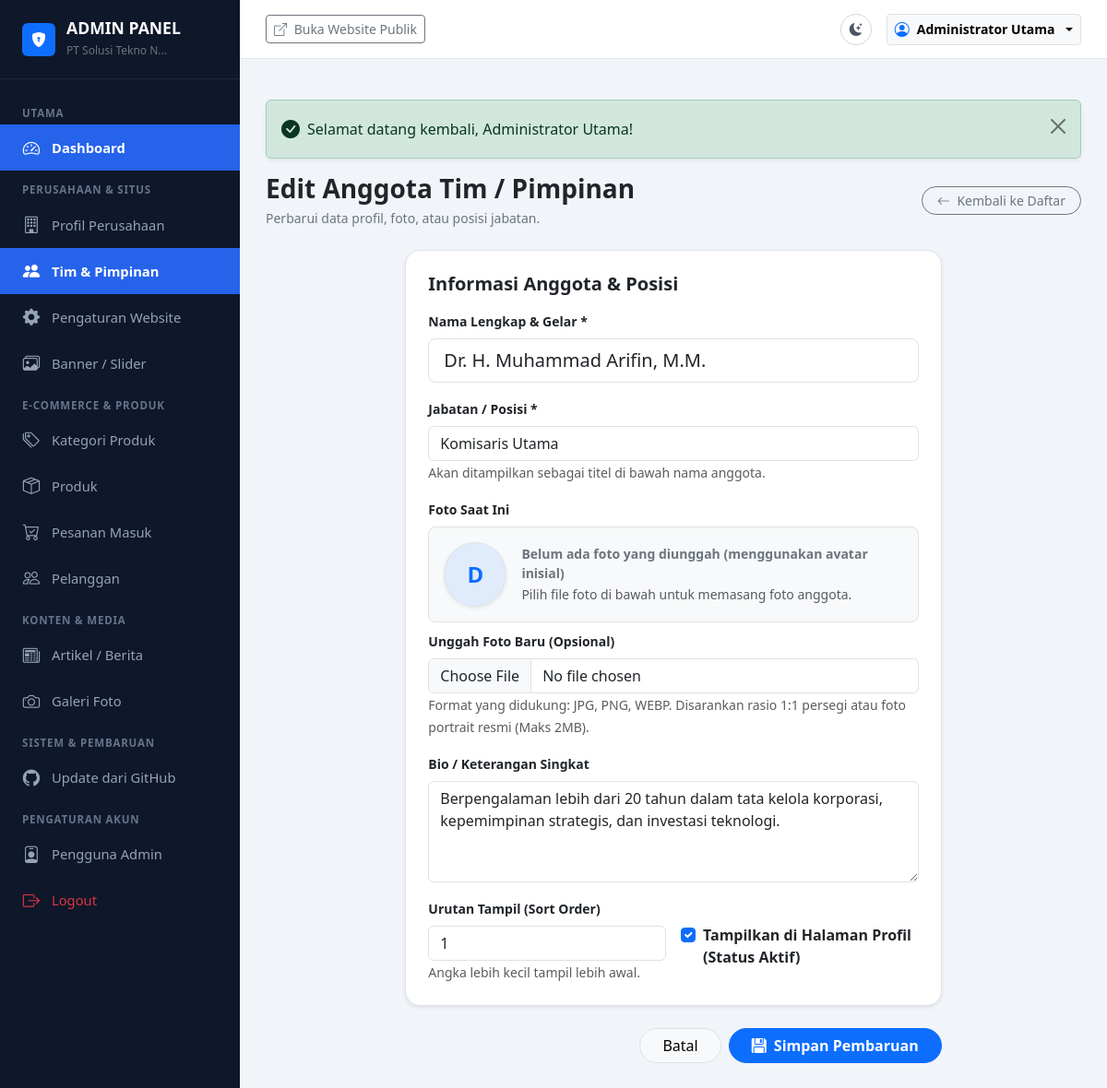
Page /admin/teams/edit/1 (signed in) on the committed database.
### tables this page shows
CREATE TABLE `teams` (
  `id` INT UNSIGNED AUTO_INCREMENT PRIMARY KEY,
  `name` VARCHAR(150) NOT NULL,
  `position` VARCHAR(150) NOT NULL,
  `photo` VARCHAR(255) NULL,
  `bio` TEXT NULL,
  `sort_order` INT NOT NULL DEFAULT 0,
  `is_active` TINYINT(1) NOT NULL DEFAULT 1,
  `created_at` DATETIME NOT NULL DEFAULT CURRENT_TIMESTAMP,
  `updated_at` DATETIME NOT NULL DEFAULT CURRENT_TIMESTAMP ON UPDATE CURRENT_TIMESTAMP,
  INDEX `idx_team_order` (`sort_order`),
  INDEX `idx_team_active` (`is_active`)
);

### app/controllers/admin/AdminBaseController.php (called while the page is built, shortened)
<?php
class AdminBaseController extends BaseController
{
    protected ?array $currentUser = null;
    public function __construct()
    {
        $this->currentUser = AuthHelper::user();
    }
    public function renderAdminView(string $viewPath, array $data = []): void
    {
        $data['currentUser'] = $this->currentUser;
        $this->renderView($viewPath, $data, 'layouts/admin');
    }
}

### app/controllers/admin/TeamController.php (called while the page is built, shortened)
<?php
class TeamController extends AdminBaseController
{
    public function edit(string|int $id): void
    {
        $team = Team::findById((int) $id);
        $this->renderAdminView('admin/teams/edit', [
            'title' => 'Edit Anggota: ' . $team['name'],
            'team' => $team,
        ]);
    }
}

### public/index.php (called while the page is built, shortened)
<?php
spl_autoload_register(function (string $class) {
    $prefixes = [
        'App\\' => dirname(__DIR__) . '/app/',
        'Routes\\' => dirname(__DIR__) . '/routes/',
    ];
    foreach ($prefixes as $prefix => $baseDir) {
        $len = strlen($prefix);
        if (strncmp($prefix, $class, $len) !== 0) {
            continue;
        }
        $relativeClass = substr($class, $len);
        $file = $baseDir . str_replace('\\', '/', $relativeClass) . '.php';
        if (file_exists($file)) {
            return;
        }
        $parts = explode('\\', $relativeClass);
        $className = array_pop($parts);
        $subDir = !empty($parts) ? strtolower(implode('/', $parts)) . '/' : '';
        $fileLowerDir = $baseDir . $subDir . $className . '.php';
        if (file_exists($fileLowerDir)) {
            return;
        }
    }
});
require_once dirname(__DIR__) . '/app/helpers/Env.php';
require_once dirname(__DIR__) . '/app/helpers/Sanitizer.php';
require_once dirname(__DIR__) . '/app/helpers/UrlHelper.php';
require_once dirname(__DIR__) . '/app/helpers/functions.php';
$config = require dirname(__DIR__) . '/config/config.php';
\Routes\Router::dispatch();

### app/helpers/Env.php (called while the page is built, shortened)
<?php
class Env
{
    public static function get(string $key, mixed $default = null): mixed
    {
        if (isset($_ENV[$key])) {
            return $_ENV[$key];
        }
        return $default;
    }
}

### config/config.php (called while the page is built, shortened)
<?php
return [
    'app' => [
        'name' => Env::get('APP_NAME', 'Solusi Tekno Nusantara'),
        'version' => '1.0.0',
        'env' => Env::get('APP_ENV', 'production'),
        'debug' => (bool) Env::get('APP_DEBUG', false),
        'url' => rtrim((string) Env::get('APP_URL', 'http://localhost:8000'), '/'),
        'timezone' => 'Asia/Jakarta',
        'locale' => 'id_ID',
        'currency' => 'Rp',
    ],
    'paths' => [
        'root' => dirname(__DIR__),
        'app' => dirname(__DIR__) . '/app',
        'public' => dirname(__DIR__) . '/public',
        'uploads' => dirname(__DIR__) . '/public/uploads',
        'storage' => dirname(__DIR__) . '/storage',
        'logs' => dirname(__DIR__) . '/storage/logs',
        'views' => dirname(__DIR__) . '/app/views',
    ],
    'upload' => [
        'max_size_mb' => (int) Env::get('MAX_UPLOAD_SIZE_MB', 5),
        'allowed_extensions' => explode(',', (string) Env::get('ALLOWED_EXTENSIONS', 'jpg,jpeg,png,webp')),
        'allowed_mimes' => [
            'image/jpeg',
            'image/png',
            'image/webp',
        ],
    ],
    'session' => [
        'lifetime' => 7200,
        'cookie_httponly' => true,
        'cookie_samesite' => 'Lax',
    ],
];

### app/helpers/UrlHelper.php (called while the page is built, shortened)
<?php
class UrlHelper
{
    private static ?string $baseUrl = null;
    public static function getBaseUrl(): string
    {
        if (self::$baseUrl === null) {
            $config = require dirname(__DIR__, 2) . '/config/config.php';
            $configuredUrl = rtrim((string) ($config['app']['url'] ?? ''), '/');
            if (!empty($_SERVER['HTTP_HOST'])) {
                if (!empty($configuredUrl) && !str_contains($configuredUrl, 'localhost')) {
                    self::$baseUrl = $configuredUrl;
                } else {
                    $protocol = (!empty($_SERVER['HTTPS']) && $_SERVER['HTTPS'] !== 'off')
                        || (isset($_SERVER['HTTP_X_FORWARDED_PROTO']) && $_SERVER['HTTP_X_FORWARDED_PROTO'] === 'https')
                        ? 'https' : 'http';
                    self::$baseUrl = "{$protocol}://{$_SERVER['HTTP_HOST']}";
                }
            } else {
                self::$baseUrl = !empty($configuredUrl) ? $configuredUrl : 'http://localhost:8000';
            }
        }
        return self::$baseUrl;
    }
    public static function base(string $path = ''): string
    {
        $base = self::getBaseUrl();
        $path = ltrim($path, '/');
        return $path === '' ? $base : "{$base}/{$path}";
    }
}

### app/models/Team.php (called while the page is built, shortened)
<?php
class Team extends BaseModel
{
    public static function ensureTableExists(): void
    {
        $sql = "CREATE TABLE IF NOT EXISTS `teams` (
            `id` INT UNSIGNED AUTO_INCREMENT PRIMARY KEY,
            `name` VARCHAR(150) NOT NULL,
            `position` VARCHAR(150) NOT NULL,
            `photo` VARCHAR(255) NULL,
            `bio` TEXT NULL,
            `sort_order` INT NOT NULL DEFAULT 0,
            `is_active` TINYINT(1) NOT NULL DEFAULT 1,
            `created_at` DATETIME NOT NULL DEFAULT CURRENT_TIMESTAMP,
            `updated_at` DATETIME NOT NULL DEFAULT CURRENT_TIMESTAMP ON UPDATE CURRENT_TIMESTAMP,
            INDEX `idx_team_order` (`sort_order`),
            INDEX `idx_team_active` (`is_active`)
        ) ENGINE=InnoDB DEFAULT CHARSET=utf8mb4 COLLATE=utf8mb4_unicode_ci;";
        self::query($sql);
        $count = (int) self::fetchColumn("SELECT COUNT(*) FROM `teams`");
    }
    public static function findById(int $id): ?array
    {
        self::ensureTableExists();
        return self::fetch('SELECT * FROM `teams` WHERE `id` = :id LIMIT 1', [':id' => $id]);
    }
}

### app/helpers/Database.php (called while the page is built, shortened)
<?php
class Database
{
    private static ?PDO $instance = null;
    public static function getConnection(): PDO
    {
        if (self::$instance === null) {
            $config = require dirname(__DIR__, 2) . '/config/database.php';
            $dbConfig = $config['connections'][$config['default']];
            $dsn = sprintf(
                '%s:host=%s;port=%d;dbname=%s;charset=%s',
                $dbConfig['driver'],
                $dbConfig['host'],
                $dbConfig['port'],
                $dbConfig['database'],
                $dbConfig['charset']
            );
            try {
                self::$instance = new PDO(
                    $dsn,
                    $dbConfig['username'],
                    $dbConfig['password'],
                    $dbConfig['options']
                );
            } catch (PDOException $e) {
                self::logError($e->getMessage());
                throw new RuntimeException('Koneksi database gagal. Silakan periksa konfigurasi .env atau database.sql.');
            }
        }
        return self::$instance;
    }
}

### app/models/BaseModel.php (called while the page is built, shortened)
<?php
abstract class BaseModel
{
    protected static function db(): PDO
    {
        return Database::getConnection();
    }
    public static function query(string $sql, array $params = []): PDOStatement
    {
        $stmt = self::db()->prepare($sql);
        $stmt->execute($params);
        return $stmt;
    }
    public static function fetch(string $sql, array $params = []): ?array
    {
        $stmt = self::query($sql, $params);
        $result = $stmt->fetch();
        return $result ?: null;
    }
    public static function fetchColumn(string $sql, array $params = []): mixed
    {
        $stmt = self::query($sql, $params);
        return $stmt->fetchColumn();
    }
}

### app/helpers/Sanitizer.php (called while the page is built, shortened)
<?php
class Sanitizer
{
    public static function e(?string $string): string
    {
        return htmlspecialchars((string) $string, ENT_QUOTES | ENT_SUBSTITUTE, 'UTF-8');
    }
}

### app/helpers/functions.php (called while the page is built, shortened)
<?php
if (!function_exists('e')) {
    function e(?string $string): string
    {
        return Sanitizer::e($string);
    }
}

### app/views/admin/teams/edit.php (the view, shortened to what this page needs)
<div class="d-flex justify-content-between align-items-center mb-4">
    <div>
        <h3 class="fw-bold text-dark mb-1">Edit Anggota Tim / Pimpinan</h3>
        <p class="text-secondary small mb-0">Perbarui data profil, foto, atau posisi jabatan.</p>
    </div>
    <div>
        <a href="<?= UrlHelper::base('admin/teams') ?>" class="btn btn-outline-secondary btn-sm rounded-pill px-3">
            <i class="bi bi-arrow-left me-1"></i> Kembali ke Daftar
        </a>
    </div>
</div>
<div class="row justify-content-center">
    <div class="col-lg-8">
        <form action="<?= UrlHelper::base('admin/teams/update/' . $team['id']) ?>" method="POST" enctype="multipart/form-data">
            <div class="card border rounded-4 p-4 shadow-sm bg-white mb-4">
                <h5 class="fw-bold text-dark mb-3">Informasi Anggota & Posisi</h5>
                <div class="mb-3">
                    <label class="form-label small fw-semibold">Nama Lengkap & Gelar *</label>
                    <input type="text" name="name" class="form-control form-control-lg" value="<?= e($team['name']) ?>" required>
                </div>
                <div class="mb-3">
                    <label class="form-label small fw-semibold">Jabatan / Posisi *</label>
                    <input type="text" name="position" class="form-control" value="<?= e($team['position']) ?>" required>
                    <small class="text-muted">Akan ditampilkan sebagai titel di bawah nama anggota.</small>
                </div>
                <div class="mb-3">
                    <label class="form-label small fw-semibold">Foto Saat Ini</label>
                    <div class="d-flex align-items-center gap-3 mb-2 p-3 bg-light rounded-3 border">
                        <?php if (!empty($team['photo'])): ?>
                            <img src="<?= UrlHelper::upload($team['photo']) ?>" alt="<?= e($team['name']) ?>" class="rounded-circle border shadow-sm object-fit-cover" style="width: 70px; height: 70px;">
                            <div>
                                <div class="small fw-semibold text-success"><i class="bi bi-check-circle-fill me-1"></i> Foto sudah terunggah</div>
                                <small class="text-muted">Pilih file baru di bawah jika ingin mengganti foto saat ini.</small>
                            </div>
                        <?php else: ?>
                            <div class="bg-primary bg-opacity-10 text-primary rounded-circle border d-inline-flex align-items-center justify-content-center fw-bold shadow-sm" style="width: 70px; height: 70px; font-size: 1.5rem;">
                                <?= strtoupper(mb_substr($team['name'], 0, 1)) ?>
                            </div>
                            <div>
                                <div class="small fw-semibold text-secondary">Belum ada foto yang diunggah (menggunakan avatar inisial)</div>
                                <small class="text-muted">Pilih file foto di bawah untuk memasang foto anggota.</small>
                            </div>
                        <?php endif; ?>
                    </div>
                    <label class="form-label small fw-semibold">Unggah Foto Baru (Opsional)</label>
                    <input type="file" name="photo" class="form-control" accept="image/png, image/jpeg, image/webp">
                    <small class="text-muted">Format yang didukung: JPG, PNG, WEBP. Disarankan rasio 1:1 persegi atau foto portrait resmi (Maks 2MB).</small>
                </div>
                <div class="mb-3">
                    <label class="form-label small fw-semibold">Bio / Keterangan Singkat</label>
                    <textarea name="bio" rows="4" class="form-control"><?= e($team['bio'] ?? '') ?></textarea>
                </div>
                <div class="row g-3">
                    <div class="col-md-6">
                        <label class="form-label small fw-semibold">Urutan Tampil (Sort Order)</label>
                        <input type="number" name="sort_order" class="form-control" value="<?= (int) $team['sort_order'] ?>" min="0">
                        <small class="text-muted">Angka lebih kecil tampil lebih awal.</small>
                    </div>
                    <div class="col-md-6 d-flex align-items-center">
                        <div class="form-check mt-3">
                            <input class="form-check-input" type="checkbox" name="is_active" id="isActiveCheck" value="1" <?= $team['is_active'] ? 'checked' : '' ?>>
                            <label class="form-check-label fw-semibold" for="isActiveCheck">
                                Tampilkan di Halaman Profil (Status Aktif)
                            </label>
                        </div>
                    </div>
                </div>
            </div>
            <div class="d-flex justify-content-end gap-2">
                <a href="<?= UrlHelper::base('admin/teams') ?>" class="btn btn-light border rounded-pill px-4">Batal</a>
                <button type="submit" class="btn btn-primary rounded-pill px-4 fw-bold">
                    <i class="bi bi-floppy-fill me-1"></i> Simpan Pembaruan
                </button>
            </div>
        </form>
    </div>
</div>

### routes/Router.php (shortened to what this page needs)
<?php
class Router
{
    private static array $routes = [];
    private static function addRoute(string $method, string $path, string $handler): void
    {
        $path = '/' . trim($path, '/');
        $pattern = preg_replace('/\{([a-zA-Z0-9_]+)\}/', '(?P<$1>[^/]+)', $path);
        $regex = '#^' . $pattern . '$#i';
        self::$routes[] = [
            'method' => strtoupper($method),
            'path' => $path,
            'regex' => $regex,
            'handler' => $handler,
        ];
    }
    public static function dispatch(): void
    {
        $requestMethod = $_SERVER['REQUEST_METHOD'] ?? 'GET';
        $requestUri = parse_url($_SERVER['REQUEST_URI'] ?? '/', PHP_URL_PATH);
        $config = require dirname(__DIR__) . '/config/config.php';
        $requestUri = '/' . trim($requestUri, '/');
        foreach (self::$routes as $route) {
            if ($route['method'] !== $requestMethod && $route['method'] !== 'ANY') {
                continue;
            }
            if (preg_match($route['regex'], $requestUri, $matches)) {
                $params = array_filter($matches, 'is_string', ARRAY_FILTER_USE_KEY);
                self::executeHandler($route['handler'], $params);
                return;
            }
        }
    }
    private static function executeHandler(string $handler, array $params): void
    {
        [$controllerName, $action] = explode('@', $handler);
        $controller = new $fullControllerClass();
        call_user_func_array([$controller, $action], $params);
    }
}

### public/assets/css/admin.css (style rules this page uses)
:root { --admin-sidebar-bg: #0f172a; --admin-sidebar-hover: #1e293b; --admin-sidebar-active: #2563eb; --admin-sidebar-text: #94a3b8; --admin-sidebar-text-active: #ffffff; --admin-topbar-bg: #ffffff; --admin-body-bg: #f1f5f9; }
body { font-family: 'Segoe UI', system-ui, -apple-system, sans-serif; background-color: var(--admin-body-bg); color: #334155; }

### rows in the picture
teams: name "Dr. H. Muhammad Arifin, M.M.", position "Komisaris Utama", name "D", bio "Berpengalaman lebih dari 20 tahun dalam tata kelola korporasi, kepemimpinan strategis, dan investasi teknologi.", sort_order "1", is_active "☑"

### other values in the picture
mb_strimwidth($companyName, 0, 20, '...') "PT Solusi Tekno N..."
$text "Selamat datang kembali, Administrator Utama!"
